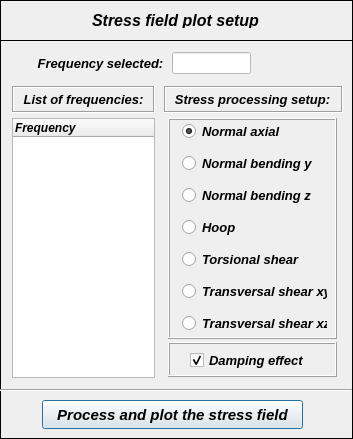
<?xml version="1.0" encoding="UTF-8"?>
<ui version="4.0">
 <class>Dialog</class>
 <widget class="QDialog" name="Dialog">
  <property name="windowModality">
   <enum>Qt::NonModal</enum>
  </property>
  <property name="geometry">
   <rect>
    <x>0</x>
    <y>0</y>
    <width>353</width>
    <height>439</height>
   </rect>
  </property>
  <property name="sizePolicy">
   <sizepolicy hsizetype="Fixed" vsizetype="Fixed">
    <horstretch>0</horstretch>
    <verstretch>0</verstretch>
   </sizepolicy>
  </property>
  <property name="minimumSize">
   <size>
    <width>353</width>
    <height>439</height>
   </size>
  </property>
  <property name="maximumSize">
   <size>
    <width>353</width>
    <height>800</height>
   </size>
  </property>
  <property name="contextMenuPolicy">
   <enum>Qt::DefaultContextMenu</enum>
  </property>
  <property name="windowTitle">
   <string>Plot of stress field</string>
  </property>
  <property name="windowIcon">
   <iconset>
    <normaloff>../../../../../../Downloads/load - Copia.png</normaloff>../../../../../../Downloads/load - Copia.png</iconset>
  </property>
  <property name="whatsThis">
   <string/>
  </property>
  <widget class="QWidget" name="widget" native="true">
   <property name="geometry">
    <rect>
     <x>0</x>
     <y>0</y>
     <width>357</width>
     <height>445</height>
    </rect>
   </property>
   <property name="font">
    <font>
     <kerning>true</kerning>
    </font>
   </property>
   <widget class="QFrame" name="frame">
    <property name="geometry">
     <rect>
      <x>0</x>
      <y>0</y>
      <width>353</width>
      <height>41</height>
     </rect>
    </property>
    <property name="frameShape">
     <enum>QFrame::Box</enum>
    </property>
    <property name="frameShadow">
     <enum>QFrame::Plain</enum>
    </property>
    <property name="lineWidth">
     <number>1</number>
    </property>
    <widget class="QLabel" name="label">
     <property name="geometry">
      <rect>
       <x>52</x>
       <y>12</y>
       <width>247</width>
       <height>16</height>
      </rect>
     </property>
     <property name="font">
      <font>
       <family>Arial</family>
       <pointsize>12</pointsize>
       <weight>75</weight>
       <italic>true</italic>
       <bold>true</bold>
      </font>
     </property>
     <property name="text">
      <string>Stress field plot setup</string>
     </property>
     <property name="textFormat">
      <enum>Qt::AutoText</enum>
     </property>
     <property name="alignment">
      <set>Qt::AlignCenter</set>
     </property>
    </widget>
   </widget>
   <widget class="QFrame" name="frame_2">
    <property name="geometry">
     <rect>
      <x>0</x>
      <y>40</y>
      <width>353</width>
      <height>399</height>
     </rect>
    </property>
    <property name="frameShape">
     <enum>QFrame::Box</enum>
    </property>
    <property name="frameShadow">
     <enum>QFrame::Plain</enum>
    </property>
    <widget class="QPushButton" name="pushButton_plot">
     <property name="geometry">
      <rect>
       <x>42</x>
       <y>360</y>
       <width>261</width>
       <height>29</height>
      </rect>
     </property>
     <property name="font">
      <font>
       <family>Arial</family>
       <pointsize>11</pointsize>
       <weight>75</weight>
       <italic>true</italic>
       <bold>true</bold>
      </font>
     </property>
     <property name="text">
      <string>Process and plot the stress field</string>
     </property>
    </widget>
    <widget class="QLabel" name="label_2">
     <property name="geometry">
      <rect>
       <x>34</x>
       <y>14</y>
       <width>133</width>
       <height>19</height>
      </rect>
     </property>
     <property name="font">
      <font>
       <family>Arial</family>
       <pointsize>10</pointsize>
       <weight>75</weight>
       <italic>true</italic>
       <bold>true</bold>
      </font>
     </property>
     <property name="text">
      <string>Frequency selected:</string>
     </property>
     <property name="alignment">
      <set>Qt::AlignCenter</set>
     </property>
    </widget>
    <widget class="QLineEdit" name="lineEdit_selected_frequency">
     <property name="enabled">
      <bool>false</bool>
     </property>
     <property name="geometry">
      <rect>
       <x>172</x>
       <y>12</y>
       <width>79</width>
       <height>22</height>
      </rect>
     </property>
     <property name="palette">
      <palette>
       <active>
        <colorrole role="WindowText">
         <brush brushstyle="SolidPattern">
          <color alpha="255">
           <red>0</red>
           <green>0</green>
           <blue>0</blue>
          </color>
         </brush>
        </colorrole>
        <colorrole role="Button">
         <brush brushstyle="SolidPattern">
          <color alpha="255">
           <red>255</red>
           <green>255</green>
           <blue>255</blue>
          </color>
         </brush>
        </colorrole>
        <colorrole role="Dark">
         <brush brushstyle="SolidPattern">
          <color alpha="255">
           <red>0</red>
           <green>0</green>
           <blue>0</blue>
          </color>
         </brush>
        </colorrole>
        <colorrole role="Text">
         <brush brushstyle="SolidPattern">
          <color alpha="255">
           <red>0</red>
           <green>0</green>
           <blue>0</blue>
          </color>
         </brush>
        </colorrole>
        <colorrole role="ButtonText">
         <brush brushstyle="SolidPattern">
          <color alpha="255">
           <red>0</red>
           <green>0</green>
           <blue>0</blue>
          </color>
         </brush>
        </colorrole>
        <colorrole role="Base">
         <brush brushstyle="SolidPattern">
          <color alpha="255">
           <red>255</red>
           <green>255</green>
           <blue>255</blue>
          </color>
         </brush>
        </colorrole>
        <colorrole role="Window">
         <brush brushstyle="SolidPattern">
          <color alpha="255">
           <red>255</red>
           <green>255</green>
           <blue>255</blue>
          </color>
         </brush>
        </colorrole>
       </active>
       <inactive>
        <colorrole role="WindowText">
         <brush brushstyle="SolidPattern">
          <color alpha="255">
           <red>0</red>
           <green>0</green>
           <blue>0</blue>
          </color>
         </brush>
        </colorrole>
        <colorrole role="Button">
         <brush brushstyle="SolidPattern">
          <color alpha="255">
           <red>255</red>
           <green>255</green>
           <blue>255</blue>
          </color>
         </brush>
        </colorrole>
        <colorrole role="Dark">
         <brush brushstyle="SolidPattern">
          <color alpha="255">
           <red>0</red>
           <green>0</green>
           <blue>0</blue>
          </color>
         </brush>
        </colorrole>
        <colorrole role="Text">
         <brush brushstyle="SolidPattern">
          <color alpha="255">
           <red>0</red>
           <green>0</green>
           <blue>0</blue>
          </color>
         </brush>
        </colorrole>
        <colorrole role="ButtonText">
         <brush brushstyle="SolidPattern">
          <color alpha="255">
           <red>0</red>
           <green>0</green>
           <blue>0</blue>
          </color>
         </brush>
        </colorrole>
        <colorrole role="Base">
         <brush brushstyle="SolidPattern">
          <color alpha="255">
           <red>255</red>
           <green>255</green>
           <blue>255</blue>
          </color>
         </brush>
        </colorrole>
        <colorrole role="Window">
         <brush brushstyle="SolidPattern">
          <color alpha="255">
           <red>255</red>
           <green>255</green>
           <blue>255</blue>
          </color>
         </brush>
        </colorrole>
       </inactive>
       <disabled>
        <colorrole role="WindowText">
         <brush brushstyle="SolidPattern">
          <color alpha="255">
           <red>0</red>
           <green>0</green>
           <blue>0</blue>
          </color>
         </brush>
        </colorrole>
        <colorrole role="Button">
         <brush brushstyle="SolidPattern">
          <color alpha="255">
           <red>255</red>
           <green>255</green>
           <blue>255</blue>
          </color>
         </brush>
        </colorrole>
        <colorrole role="Dark">
         <brush brushstyle="SolidPattern">
          <color alpha="255">
           <red>0</red>
           <green>0</green>
           <blue>0</blue>
          </color>
         </brush>
        </colorrole>
        <colorrole role="Text">
         <brush brushstyle="SolidPattern">
          <color alpha="255">
           <red>0</red>
           <green>0</green>
           <blue>0</blue>
          </color>
         </brush>
        </colorrole>
        <colorrole role="ButtonText">
         <brush brushstyle="SolidPattern">
          <color alpha="255">
           <red>0</red>
           <green>0</green>
           <blue>0</blue>
          </color>
         </brush>
        </colorrole>
        <colorrole role="Base">
         <brush brushstyle="SolidPattern">
          <color alpha="255">
           <red>255</red>
           <green>255</green>
           <blue>255</blue>
          </color>
         </brush>
        </colorrole>
        <colorrole role="Window">
         <brush brushstyle="SolidPattern">
          <color alpha="255">
           <red>255</red>
           <green>255</green>
           <blue>255</blue>
          </color>
         </brush>
        </colorrole>
       </disabled>
      </palette>
     </property>
     <property name="font">
      <font>
       <family>Arial</family>
       <pointsize>10</pointsize>
       <weight>75</weight>
       <italic>true</italic>
       <bold>true</bold>
      </font>
     </property>
     <property name="styleSheet">
      <string notr="true">background-color: rgb(255, 255, 255);</string>
     </property>
     <property name="alignment">
      <set>Qt::AlignCenter</set>
     </property>
    </widget>
    <widget class="QFrame" name="frame_5">
     <property name="geometry">
      <rect>
       <x>12</x>
       <y>46</y>
       <width>143</width>
       <height>27</height>
      </rect>
     </property>
     <property name="frameShape">
      <enum>QFrame::Box</enum>
     </property>
     <property name="frameShadow">
      <enum>QFrame::Sunken</enum>
     </property>
     <property name="lineWidth">
      <number>1</number>
     </property>
     <widget class="QLabel" name="label_5">
      <property name="geometry">
       <rect>
        <x>6</x>
        <y>4</y>
        <width>131</width>
        <height>19</height>
       </rect>
      </property>
      <property name="font">
       <font>
        <family>Arial</family>
        <pointsize>10</pointsize>
        <weight>75</weight>
        <italic>true</italic>
        <bold>true</bold>
       </font>
      </property>
      <property name="text">
       <string>List of frequencies:</string>
      </property>
      <property name="textFormat">
       <enum>Qt::AutoText</enum>
      </property>
      <property name="alignment">
       <set>Qt::AlignCenter</set>
      </property>
     </widget>
    </widget>
    <widget class="QTreeWidget" name="treeWidget_list_frequencies">
     <property name="geometry">
      <rect>
       <x>12</x>
       <y>78</y>
       <width>143</width>
       <height>260</height>
      </rect>
     </property>
     <property name="minimumSize">
      <size>
       <width>143</width>
       <height>260</height>
      </size>
     </property>
     <property name="maximumSize">
      <size>
       <width>143</width>
       <height>260</height>
      </size>
     </property>
     <property name="font">
      <font>
       <family>Arial</family>
       <pointsize>9</pointsize>
       <weight>75</weight>
       <italic>true</italic>
       <bold>true</bold>
      </font>
     </property>
     <column>
      <property name="text">
       <string notr="true">Frequency</string>
      </property>
     </column>
    </widget>
    <widget class="QFrame" name="frame_7">
     <property name="geometry">
      <rect>
       <x>168</x>
       <y>78</y>
       <width>169</width>
       <height>221</height>
      </rect>
     </property>
     <property name="frameShape">
      <enum>QFrame::Box</enum>
     </property>
     <property name="frameShadow">
      <enum>QFrame::Raised</enum>
     </property>
     <widget class="QWidget" name="verticalLayoutWidget">
      <property name="geometry">
       <rect>
        <x>14</x>
        <y>4</y>
        <width>153</width>
        <height>212</height>
       </rect>
      </property>
      <layout class="QVBoxLayout" name="verticalLayout">
       <property name="spacing">
        <number>14</number>
       </property>
       <item>
        <widget class="QRadioButton" name="radioButton_normal_axial">
         <property name="minimumSize">
          <size>
           <width>145</width>
           <height>18</height>
          </size>
         </property>
         <property name="maximumSize">
          <size>
           <width>145</width>
           <height>18</height>
          </size>
         </property>
         <property name="font">
          <font>
           <family>Arial</family>
           <pointsize>10</pointsize>
           <weight>75</weight>
           <italic>true</italic>
           <bold>true</bold>
          </font>
         </property>
         <property name="text">
          <string>Normal axial</string>
         </property>
         <property name="checked">
          <bool>true</bool>
         </property>
        </widget>
       </item>
       <item>
        <widget class="QRadioButton" name="radioButton_normal_bending_y">
         <property name="minimumSize">
          <size>
           <width>145</width>
           <height>18</height>
          </size>
         </property>
         <property name="maximumSize">
          <size>
           <width>145</width>
           <height>18</height>
          </size>
         </property>
         <property name="font">
          <font>
           <family>Arial</family>
           <pointsize>10</pointsize>
           <weight>75</weight>
           <italic>true</italic>
           <bold>true</bold>
          </font>
         </property>
         <property name="text">
          <string>Normal bending y</string>
         </property>
        </widget>
       </item>
       <item>
        <widget class="QRadioButton" name="radioButton_normal_bending_z">
         <property name="minimumSize">
          <size>
           <width>145</width>
           <height>18</height>
          </size>
         </property>
         <property name="maximumSize">
          <size>
           <width>145</width>
           <height>18</height>
          </size>
         </property>
         <property name="font">
          <font>
           <family>Arial</family>
           <pointsize>10</pointsize>
           <weight>75</weight>
           <italic>true</italic>
           <bold>true</bold>
          </font>
         </property>
         <property name="text">
          <string>Normal bending z</string>
         </property>
        </widget>
       </item>
       <item>
        <widget class="QRadioButton" name="radioButton_hoop">
         <property name="minimumSize">
          <size>
           <width>145</width>
           <height>18</height>
          </size>
         </property>
         <property name="maximumSize">
          <size>
           <width>145</width>
           <height>18</height>
          </size>
         </property>
         <property name="font">
          <font>
           <family>Arial</family>
           <pointsize>10</pointsize>
           <weight>75</weight>
           <italic>true</italic>
           <bold>true</bold>
          </font>
         </property>
         <property name="text">
          <string>Hoop</string>
         </property>
        </widget>
       </item>
       <item>
        <widget class="QRadioButton" name="radioButton_torsional_shear">
         <property name="minimumSize">
          <size>
           <width>145</width>
           <height>18</height>
          </size>
         </property>
         <property name="maximumSize">
          <size>
           <width>145</width>
           <height>18</height>
          </size>
         </property>
         <property name="font">
          <font>
           <family>Arial</family>
           <pointsize>10</pointsize>
           <weight>75</weight>
           <italic>true</italic>
           <bold>true</bold>
          </font>
         </property>
         <property name="text">
          <string>Torsional shear</string>
         </property>
        </widget>
       </item>
       <item>
        <widget class="QRadioButton" name="radioButton_transv_shear_xy">
         <property name="minimumSize">
          <size>
           <width>145</width>
           <height>18</height>
          </size>
         </property>
         <property name="maximumSize">
          <size>
           <width>145</width>
           <height>18</height>
          </size>
         </property>
         <property name="font">
          <font>
           <family>Arial</family>
           <pointsize>10</pointsize>
           <weight>75</weight>
           <italic>true</italic>
           <bold>true</bold>
          </font>
         </property>
         <property name="text">
          <string>Transversal shear xy</string>
         </property>
        </widget>
       </item>
       <item>
        <widget class="QRadioButton" name="radioButton_transv_shear_xz">
         <property name="minimumSize">
          <size>
           <width>145</width>
           <height>18</height>
          </size>
         </property>
         <property name="maximumSize">
          <size>
           <width>145</width>
           <height>18</height>
          </size>
         </property>
         <property name="font">
          <font>
           <family>Arial</family>
           <pointsize>10</pointsize>
           <weight>75</weight>
           <italic>true</italic>
           <bold>true</bold>
          </font>
         </property>
         <property name="text">
          <string>Transversal shear xz</string>
         </property>
        </widget>
       </item>
      </layout>
     </widget>
    </widget>
    <widget class="QFrame" name="frame_6">
     <property name="geometry">
      <rect>
       <x>168</x>
       <y>302</y>
       <width>169</width>
       <height>35</height>
      </rect>
     </property>
     <property name="frameShape">
      <enum>QFrame::Box</enum>
     </property>
     <property name="frameShadow">
      <enum>QFrame::Raised</enum>
     </property>
     <widget class="QCheckBox" name="checkBox_damping_effect">
      <property name="geometry">
       <rect>
        <x>22</x>
        <y>8</y>
        <width>123</width>
        <height>20</height>
       </rect>
      </property>
      <property name="font">
       <font>
        <family>Arial</family>
        <pointsize>10</pointsize>
        <weight>75</weight>
        <italic>true</italic>
        <bold>true</bold>
       </font>
      </property>
      <property name="text">
       <string>Damping effect</string>
      </property>
      <property name="checked">
       <bool>true</bool>
      </property>
     </widget>
    </widget>
    <widget class="QFrame" name="frame_3">
     <property name="geometry">
      <rect>
       <x>164</x>
       <y>46</y>
       <width>179</width>
       <height>27</height>
      </rect>
     </property>
     <property name="frameShape">
      <enum>QFrame::Box</enum>
     </property>
     <property name="frameShadow">
      <enum>QFrame::Sunken</enum>
     </property>
     <property name="lineWidth">
      <number>1</number>
     </property>
     <widget class="QLabel" name="label_4">
      <property name="geometry">
       <rect>
        <x>2</x>
        <y>4</y>
        <width>173</width>
        <height>19</height>
       </rect>
      </property>
      <property name="font">
       <font>
        <family>Arial</family>
        <pointsize>10</pointsize>
        <weight>75</weight>
        <italic>true</italic>
        <bold>true</bold>
       </font>
      </property>
      <property name="text">
       <string>Stress processing setup:</string>
      </property>
      <property name="textFormat">
       <enum>Qt::AutoText</enum>
      </property>
      <property name="alignment">
       <set>Qt::AlignCenter</set>
      </property>
     </widget>
    </widget>
    <widget class="Line" name="line">
     <property name="geometry">
      <rect>
       <x>-1</x>
       <y>342</y>
       <width>353</width>
       <height>17</height>
      </rect>
     </property>
     <property name="orientation">
      <enum>Qt::Horizontal</enum>
     </property>
    </widget>
   </widget>
  </widget>
 </widget>
 <resources/>
 <connections/>
</ui>
